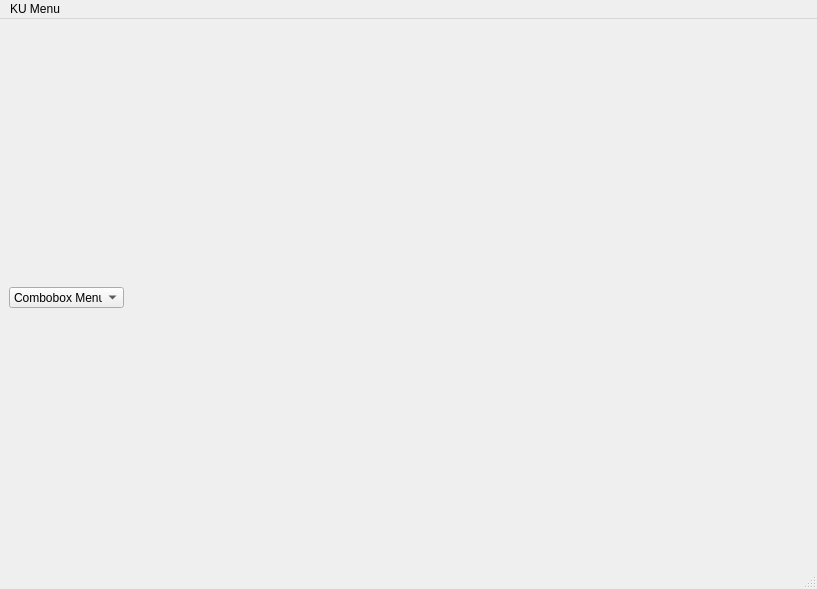
<?xml version="1.0" encoding="UTF-8"?>
<ui version="4.0">
 <class>MainWindow</class>
 <widget class="QMainWindow" name="MainWindow">
  <property name="geometry">
   <rect>
    <x>0</x>
    <y>0</y>
    <width>817</width>
    <height>589</height>
   </rect>
  </property>
  <property name="windowTitle">
   <string>MainWindow</string>
  </property>
  <widget class="QWidget" name="centralwidget">
   <widget class="QStackedWidget" name="stackedWidget">
    <property name="geometry">
     <rect>
      <x>130</x>
      <y>17</y>
      <width>661</width>
      <height>531</height>
     </rect>
    </property>
    <property name="currentIndex">
     <number>-1</number>
    </property>
   </widget>
   <widget class="QComboBox" name="comboBox">
    <property name="geometry">
     <rect>
      <x>9</x>
      <y>268</y>
      <width>115</width>
      <height>21</height>
     </rect>
    </property>
    <property name="sizePolicy">
     <sizepolicy hsizetype="Preferred" vsizetype="Expanding">
      <horstretch>0</horstretch>
      <verstretch>0</verstretch>
     </sizepolicy>
    </property>
    <property name="layoutDirection">
     <enum>Qt::LeftToRight</enum>
    </property>
    <item>
     <property name="text">
      <string>Combobox Menu</string>
     </property>
    </item>
    <item>
     <property name="text">
      <string>Submit Course</string>
     </property>
    </item>
    <item>
     <property name="text">
      <string>View Courses</string>
     </property>
    </item>
   </widget>
  </widget>
  <widget class="QMenuBar" name="menubar">
   <property name="geometry">
    <rect>
     <x>0</x>
     <y>0</y>
     <width>817</width>
     <height>24</height>
    </rect>
   </property>
   <widget class="QMenu" name="menuEmployee">
    <property name="title">
     <string>KU Menu</string>
    </property>
    <addaction name="actionAdd_Course"/>
    <addaction name="actionSearch_C"/>
   </widget>
   <addaction name="menuEmployee"/>
  </widget>
  <widget class="QStatusBar" name="statusbar"/>
  <action name="actionAdd_Course">
   <property name="text">
    <string>Add Course</string>
   </property>
  </action>
  <action name="actionSearch_C">
   <property name="text">
    <string>View Courses</string>
   </property>
  </action>
 </widget>
 <resources/>
 <connections/>
</ui>
